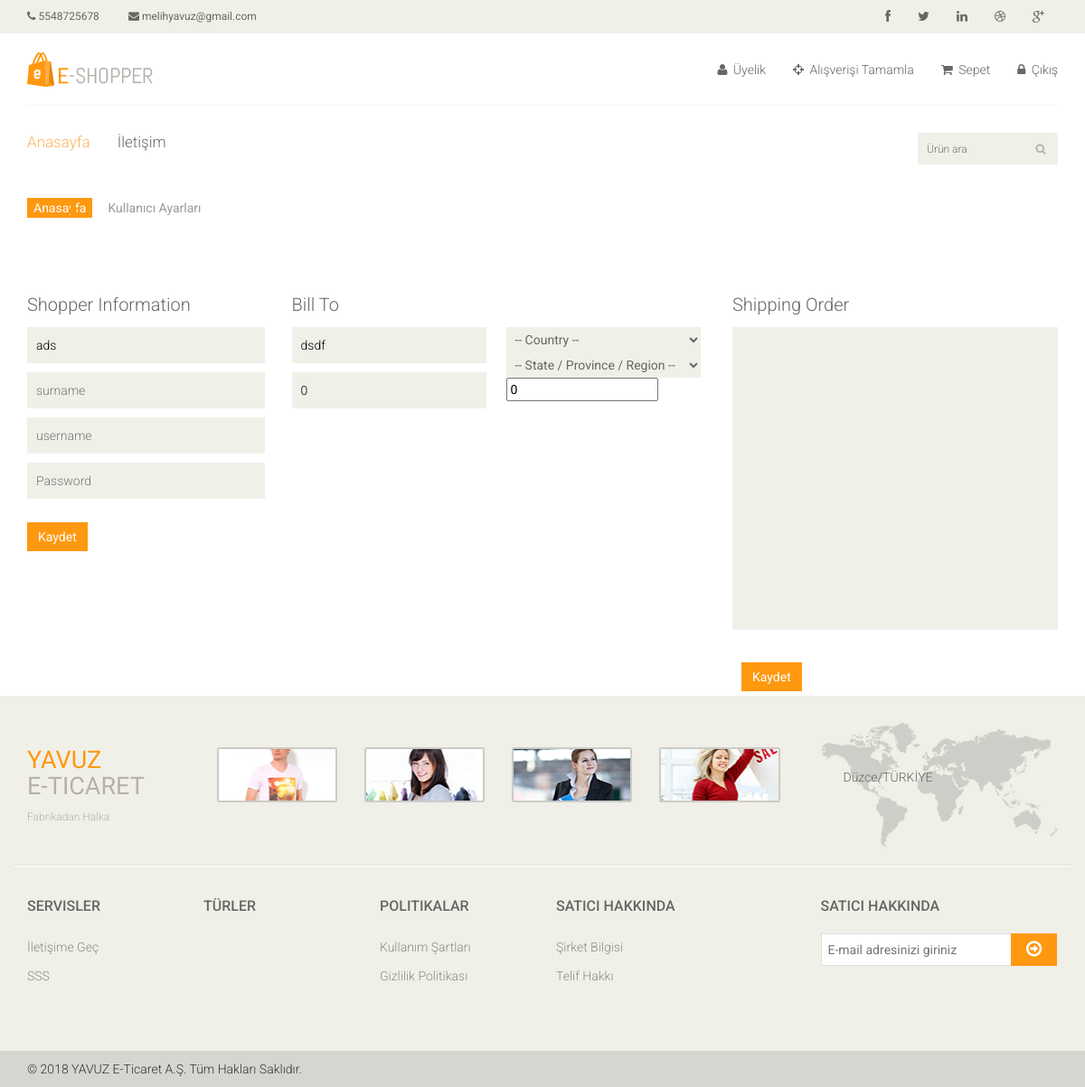
The app's page /site/page/settings (signed in) with its own data.
### tables this page shows
CREATE TABLE `bill` (
  `id` int(11) NOT NULL,
  `user_id` int(11) DEFAULT NULL,
  `code` int(11) DEFAULT NULL,
  `country` int(11) DEFAULT NULL,
  `state` int(11) DEFAULT NULL,
  `phone` bigint(11) DEFAULT NULL,
  `address` text,
  `detail` text
);

CREATE TABLE `users` (
  `id` int(11) NOT NULL,
  `name` varchar(20) DEFAULT NULL,
  `surname` varchar(20) DEFAULT NULL,
  `password` varchar(6) DEFAULT NULL,
  `email` text,
  `username` varchar(10) DEFAULT NULL,
  `banned` int(11) DEFAULT '0'
);

### application/controllers/Site.php (called while the page is built, shortened)
<?php
class Site extends CI_Controller {
	function __construct(){
		$this->load->model('site_model');
	}
	function page($page){
		if($page != 'login' && $_SESSION['user'] && $page !== 'contact' ){
			$data['info'] = $this->site_model->user_info($_SESSION['user']->id);
			$data['products'] = $this->site_model->select_table('product');
			$data['baskets'] = $this->site_model->baskets($_SESSION['user']->id);
			$data['user_info'] = $this->site_model->user_info($_SESSION['user']->id);
			$data['brands'] = $this->site_model->select_table('brands');
			$data['categories'] = $this->site_model->categories();
			$data['brand_items'] = $this->site_model->brand_items();
			$data['category_brands'] = $this->site_model->category_brands();
			$data['types'] = $this->site_model->types();
		}
		else{
			$data['categories'] = $this->site_model->categories();
			$data['brand_items'] = $this->site_model->brand_items();
			$data['brands'] = $this->site_model->select_table('brands');
			$data['category_brands'] = $this->site_model->category_brands();
			$data['types'] = $this->site_model->types();
		}
		if(!$_SESSION['user']){
			if($page =='cart' || $page=='checkout' || $page=='settings'){
				redirect('site/page/login');
			}
			else{
		$this->load->view($page, $data);
		}
		}
		else{
		$this->load->view($page, $data);
		}
	}
}

### index.php (called while the page is built, shortened)
<?php
require_once BASEPATH.'core/CodeIgniter.php';

### application/models/Site_model.php (called while the page is built, shortened)
<?php
class Site_model extends ci_model
{
	function user_info($user_id){
		return $this->db->query("select * from bill inner join users on users.id = bill.user_id where bill.user_id =$user_id")->row();
	}
}

### application/views/info.php (the view, shortened to what this page needs)
<section id="cart_items">
		<div class="container">
			<div class="breadcrumbs">
				<ol class="breadcrumb">
				  <li><a href="#">Anasayfa</a></li>
				  <li class="active">Kullanıcı Ayarları</li>
				</ol>
			</div>
			<div class="shopper-informations">
				<div class="row">
					<div class="col-sm-3">
						<div class="shopper-info">
							<p>Shopper Information</p>
							<form method="post" action="<?=site_url('site/user_update')?>">
								<input type="text" name="name" value="<?=$user_info->name?>" placeholder="Display Name">
								<input type="text" name="surname" value="<?=$user_info->surname?>" placeholder="surname">
								<input type="text" name="username" value="<?=$user_info->username?>" placeholder="username">
								<input type="password" name="password" placeholder="Password">
								<button class="btn btn-primary" type="submit">Kaydet</button>
							</form>
						</div>
					</div>
					<div class="col-sm-5 clearfix">
						<div class="bill-to">
							<p>Bill To</p>
							<div class="form-one">
								<form method="post" action="<?=site_url('site/add_bill')?>">
									<input type="text" name="address" placeholder="Address 1" value="<?=$user_info->address?>">
									<input type="text" name="code" placeholder="Zip / Postal Code *" value="<?=$user_info->code?>">
							</div>
							<div class="form-two">
									<select name="country">
										<option>-- Country --</option>
									</select>
									<select name="state">
										<option>-- State / Province / Region --</option>
									</select>
									<input type="text" name="phone" value="<?=$user_info->phone?>" placeholder="Mobile Phone">
							</div>
						</div>
					</div>
					<div class="col-sm-4">
						<div class="order-message">
							<p>Shipping Order</p>
							<textarea name="detail" rows="16"><?=$user_info->detail?></textarea>
							<label><button class="btn btn-primary" type="submit">Kaydet</button></label>
						</div>
					</div>
				</div>
			</div>
		</div>
	</section>

### css/main.css (style rules this page uses)
body { font-family: 'Roboto', sans-serif; background:; position: relative; font-weight:400px; }
a { -webkit-transition: 300ms; -moz-transition: 300ms; -o-transition: 300ms; transition: 300ms; }
.breadcrumbs { position: relative; }
.breadcrumbs .breadcrumb { background:transparent; margin-bottom: 75px; padding-left: 0; }
.breadcrumbs .breadcrumb li a { background:#FE980F; color: #FFFFFF; padding: 3px 7px; }
.breadcrumbs .breadcrumb li a:after { content:""; height:auto; width: auto; border-width: 8px; border-style: solid; border-color:transparent transparent transparent #FE980F; position: absolute; top: 11px; left:48px; }
.breadcrumbs .breadcrumb > li + li:before { content: " "; }
.user_info input, select, textarea { background: #F0F0E9; border:0; color: #696763; padding: 5px; width: 100%; border-radius: 0; resize: none }
.shopper-info p, .bill-to p, .order-message p { color: #696763; font-size: 20px; font-weight: 300 }
.shopper-info .btn-primary { background: #FE980F; border: 0 none; border-radius: 0; margin-right: 15px; margin-top: 20px; }
.form-two, .form-one { float: left; width: 47% }
.shopper-info > form > input, .form-two > form > select, .form-two > form > input, .form-one > form > input { background:#F0F0E9; border: 0 none; margin-bottom:10px; padding: 10px; width: 100%; font-weight: 300 }
.form-two { margin-left: 5% }
.order-message textarea { font-size: 12px; height: 335px; margin-bottom: 20px; padding: 15px 20px; }
.order-message label { font-weight:300; color: #696763; font-family: 'Roboto', sans-serif; margin-left: 10px; font-size: 14px }
.btn.btn-primary { background:#FE980F; border: 0 none; border-radius: 0; margin-top: 16px; }

### records on screen
bill: name "ads", address "dsdf", code "0", phone "0"

### other values on screen
TELNO "5548725678"
EMAIL "melihyavuz@gmail.com"
